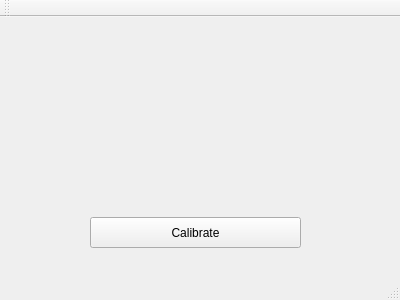
<?xml version="1.0" encoding="UTF-8"?>
<ui version="4.0">
 <class>MainWindow</class>
 <widget class="QMainWindow" name="MainWindow">
  <property name="geometry">
   <rect>
    <x>0</x>
    <y>0</y>
    <width>400</width>
    <height>300</height>
   </rect>
  </property>
  <property name="windowTitle">
   <string>MainWindow</string>
  </property>
  <widget class="QWidget" name="centralWidget">
   <widget class="QPushButton" name="pushButtonCalib">
    <property name="geometry">
     <rect>
      <x>90</x>
      <y>200</y>
      <width>211</width>
      <height>31</height>
     </rect>
    </property>
    <property name="text">
     <string>Calibrate</string>
    </property>
   </widget>
  </widget>
  <widget class="QMenuBar" name="menuBar">
   <property name="geometry">
    <rect>
     <x>0</x>
     <y>0</y>
     <width>400</width>
     <height>20</height>
    </rect>
   </property>
  </widget>
  <widget class="QToolBar" name="mainToolBar">
   <attribute name="toolBarArea">
    <enum>TopToolBarArea</enum>
   </attribute>
   <attribute name="toolBarBreak">
    <bool>false</bool>
   </attribute>
  </widget>
  <widget class="QStatusBar" name="statusBar"/>
 </widget>
 <layoutdefault spacing="6" margin="11"/>
 <resources/>
 <connections/>
</ui>
